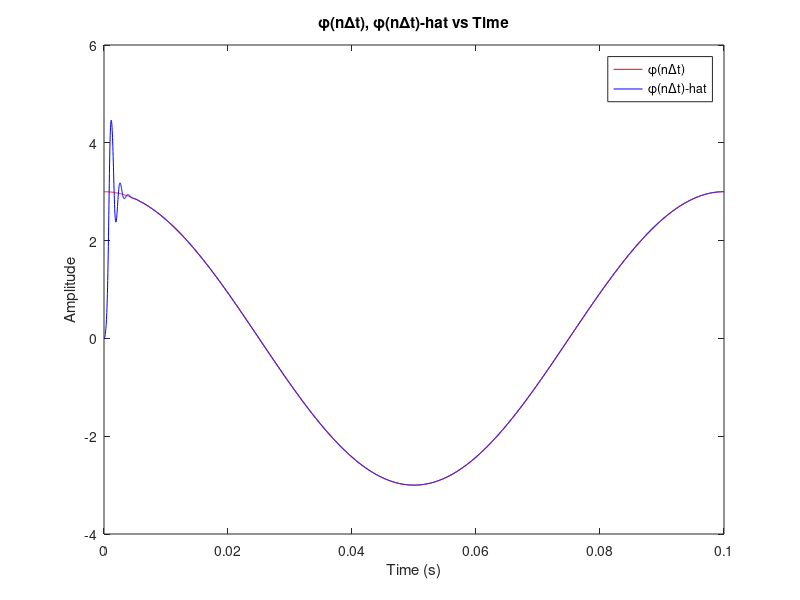

The MATLAB script that drew this image:
% EECE4572 Communication Systems
% Tim Liming
% Homework 3

% Variables
A = 1; % amplitude
fc = 10E3; % Hz (carrier)
fm = fc/1000; % Hz (modulator)
fs = 4*fc; % Hz (sampling)
delta_t = 1/fs; % time step
T = 1000/fc; % time interval
t = (0:delta_t:T); % time
Pm = 3; % phi-m 

%% Input

P = Pm*cos(2*pi*fm*t); % phi(t) (eqn 1)
r = A*cos(2*pi*fc*t+P); % r(t) (input to PLL)

%% PLL

% Variables
M = 2*fs/fc; 
K1 = 0.1; % PLL Constant 1
K2 = K1/10; % PLL Constant 2

% Set initial values to 0
P_hat = zeros(1,length(t)); 
Pe_tilde = zeros(1,length(t)); 
Pe = zeros(1,length(t));

% loop for PLL
for n=1:length(t)
    Pe_tilde(n) = -2*sin(2*pi*fc*t(n)+P_hat(n)).*r(n); % (eqn 2)
    Pe(n) = (1/M)*sum(Pe_tilde(max(n-M+1,1):n)); % Low Pass Filter (eqn 3)
    P_hat(n+1) = P_hat(n)+K1*Pe(n)+K2*sum(Pe); % (eqn 4)
end % for

%% Plots

figure(1);
plot(t,P,'-r', t,P_hat(1:length(P_hat)-1),'-b');
title('\phi(n\Deltat), \phi(n\Deltat)-hat vs Time');
xlabel('Time (s)');
ylabel('Amplitude');
legend('\phi(n\Deltat)', '\phi(n\Deltat)-hat');